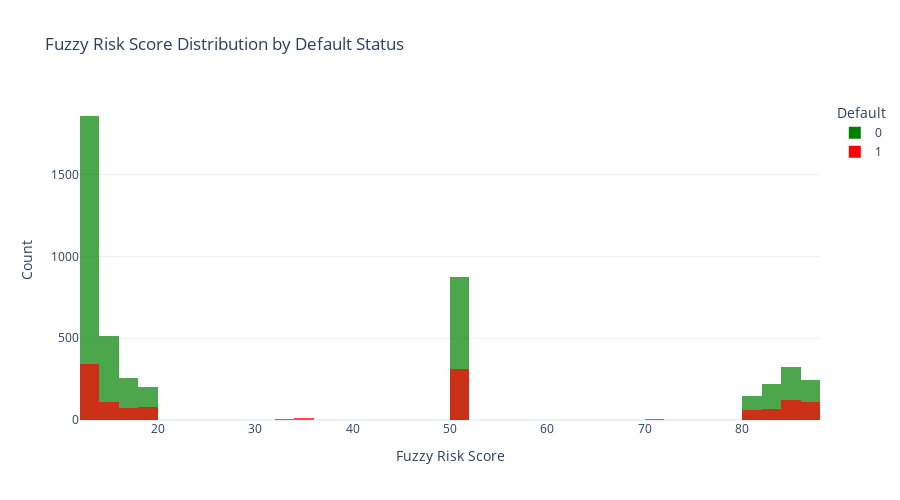
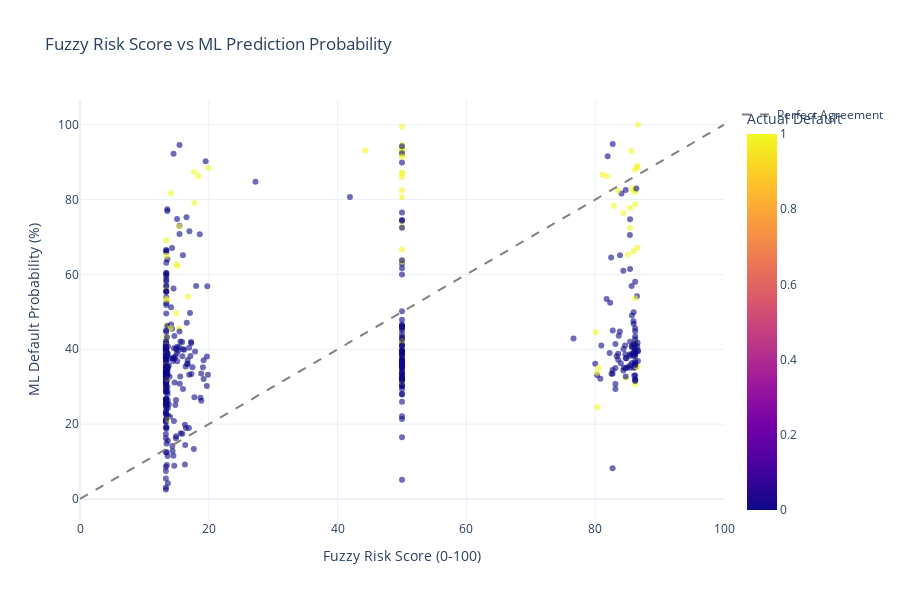
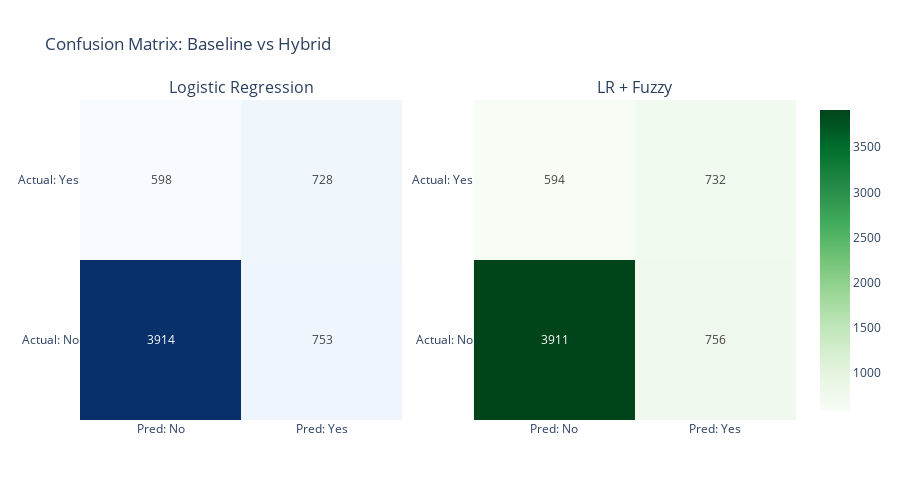
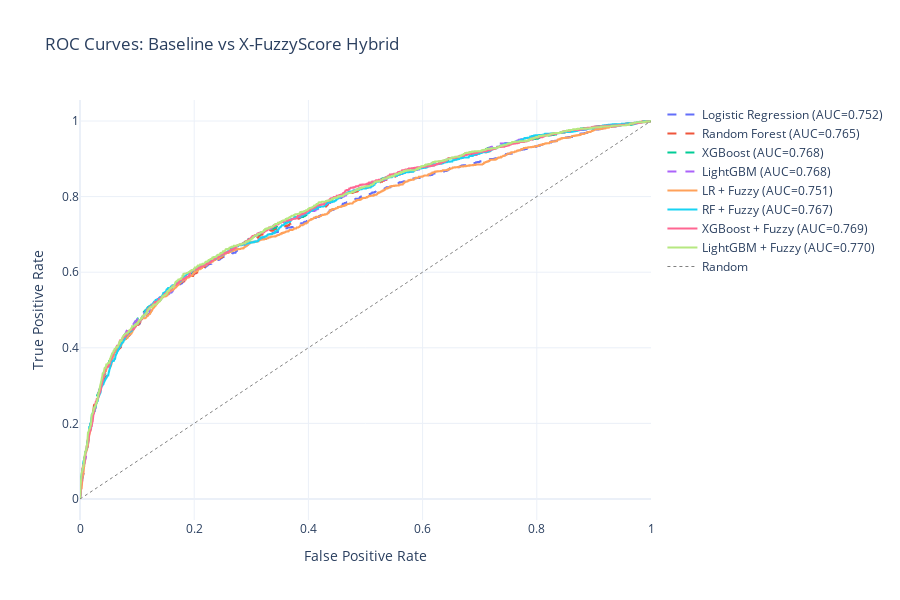

Source (notebook cell) for these figures, in order:
### Markdown cell above
## 7. Interactive Visualizations

Comprehensive visual analysis of model performance and risk distributions.

### Code cell
# Interactive Visualization Dashboard

# Prepare visualization data
viz_df = pd.DataFrame({
    'Sample_ID': range(len(y_test)),
    'Actual_Default': y_test.values,
    'Fuzzy_Risk_Score': fuzzy_scores_test * 100,
    'ML_Probability': best_hybrid_model.predict_proba(X_test_hybrid)[:, 1] * 100,
    'Prediction': best_hybrid_model.predict(X_test_hybrid)
})

viz_df['Risk_Category'] = pd.cut(
    viz_df['Fuzzy_Risk_Score'],
    bins=[0, 33, 66, 100],
    labels=['Low Risk', 'Medium Risk', 'High Risk']
)

# Visualization 1: Risk Score Distribution
fig = px.histogram(
    viz_df, x='Fuzzy_Risk_Score', color='Actual_Default',
    nbins=50, title='Fuzzy Risk Score Distribution by Default Status',
    labels={'Fuzzy_Risk_Score': 'Fuzzy Risk Score (0-100)', 'Actual_Default': 'Default'},
    barmode='overlay', opacity=0.7,
    color_discrete_map={0: 'green', 1: 'red'}
)
fig.update_layout(xaxis_title='Fuzzy Risk Score', yaxis_title='Count', 
                  template='plotly_white', height=500)
fig.show()

# Visualization 2: Fuzzy vs ML Probability
fig = px.scatter(
    viz_df.sample(min(500, len(viz_df))),
    x='Fuzzy_Risk_Score', y='ML_Probability',
    color='Actual_Default',
    title='Fuzzy Risk Score vs ML Prediction Probability',
    labels={'Fuzzy_Risk_Score': 'Fuzzy Risk Score (0-100)',
            'ML_Probability': 'ML Default Probability (%)',
            'Actual_Default': 'Actual Default'},
    color_discrete_map={0: 'blue', 1: 'red'},
    opacity=0.6, hover_data=['Sample_ID', 'Risk_Category']
)
fig.add_trace(go.Scatter(x=[0, 100], y=[0, 100], mode='lines',
                         line=dict(color='gray', dash='dash'),
                         name='Perfect Agreement'))
fig.update_layout(template='plotly_white', height=600)
fig.show()

# Visualization 3: Confusion Matrices
baseline_name = list(baseline_results.keys())[0]
baseline_pred = baseline_results[baseline_name]['y_pred']
hybrid_pred = best_hybrid_model.predict(X_test_hybrid)

cm_baseline = confusion_matrix(y_test, baseline_pred)
cm_hybrid = confusion_matrix(y_test, hybrid_pred)

fig = make_subplots(
    rows=1, cols=2,
    subplot_titles=(f'{baseline_name}', f'{best_hybrid_name}'),
    specs=[[{'type': 'heatmap'}, {'type': 'heatmap'}]]
)

fig.add_trace(
    go.Heatmap(z=cm_baseline, x=['Pred: No', 'Pred: Yes'], y=['Actual: No', 'Actual: Yes'],
               colorscale='Blues', showscale=False, text=cm_baseline, texttemplate='%{text}'),
    row=1, col=1
)

fig.add_trace(
    go.Heatmap(z=cm_hybrid, x=['Pred: No', 'Pred: Yes'], y=['Actual: No', 'Actual: Yes'],
               colorscale='Greens', text=cm_hybrid, texttemplate='%{text}'),
    row=1, col=2
)

fig.update_layout(title_text='Confusion Matrix: Baseline vs Hybrid',
                  height=500, template='plotly_white')
fig.show()

# Visualization 4: ROC Curves
fig = go.Figure()
colors = px.colors.qualitative.Set1

for i, (model_name, results) in enumerate({**baseline_results, **hybrid_results}.items()):
    if results['y_pred_proba'] is not None:
        fpr, tpr, _ = roc_curve(y_test, results['y_pred_proba'])
        roc_auc = auc(fpr, tpr)
        line_style = 'solid' if 'Fuzzy' in model_name else 'dash'
        
        fig.add_trace(go.Scatter(
            x=fpr, y=tpr, mode='lines',
            name=f"{model_name} (AUC={roc_auc:.3f})",
            line=dict(width=2, dash=line_style)
        ))

fig.add_trace(go.Scatter(x=[0, 1], y=[0, 1], mode='lines',
                         name='Random', line=dict(color='gray', dash='dot', width=1)))

fig.update_layout(
    title='ROC Curves: Baseline vs X-FuzzyScore Hybrid',
    xaxis_title='False Positive Rate', yaxis_title='True Positive Rate',
    template='plotly_white', height=600
)
fig.show()

print("✓ Visualizations complete")

### Figure 1 — Plotly figure (JSON) as saved in the notebook; plotly's stock layout.template omitted (floating-point values rounded to 4 significant figures; data arrays with more than 128 entries replaced by an {"elided": "..."} marker saying what was removed)
{"data": [{"bingroup": "x", "hovertemplate": "Default=0<br>Fuzzy Risk Score (0-100)=%{x}<br>count=%{y}<extra></extra>", "legendgroup": "0", "marker": {"color": "green", "opacity": 0.7, "pattern": {"shape": ""}}, "name": "0", "nbinsx": 50, "orientation": "v", "showlegend": true, "type": "histogram", "x": {"elided": "4667 float values"}, "xaxis": "x", "yaxis": "y"}, {"bingroup": "x", "hovertemplate": "Default=1<br>Fuzzy Risk Score (0-100)=%{x}<br>count=%{y}<extra></extra>", "legendgroup": "1", "marker": {"color": "red", "opacity": 0.7, "pattern": {"shape": ""}}, "name": "1", "nbinsx": 50, "orientation": "v", "showlegend": true, "type": "histogram", "x": {"elided": "1326 float values"}, "xaxis": "x", "yaxis": "y"}], "layout": {"barmode": "overlay", "height": 500, "legend": {"title": {"text": "Default"}, "tracegroupgap": 0}, "title": {"text": "Fuzzy Risk Score Distribution by Default Status"}, "xaxis": {"anchor": "y", "domain": [0, 1], "title": {"text": "Fuzzy Risk Score"}}, "yaxis": {"anchor": "x", "domain": [0, 1], "title": {"text": "Count"}}}}

### Figure 2 — Plotly figure (JSON) as saved in the notebook; plotly's stock layout.template omitted (floating-point values rounded to 4 significant figures; data arrays with more than 128 entries replaced by an {"elided": "..."} marker saying what was removed)
{"data": [{"customdata": {"elided": "500x2 mixed values"}, "hovertemplate": "Fuzzy Risk Score (0-100)=%{x}<br>ML Default Probability (%)=%{y}<br>Sample_ID=%{customdata[0]}<br>Risk_Category=%{customdata[1]}<br>Actual Default=%{marker.color}<extra></extra>", "legendgroup": "", "marker": {"color": {"elided": "500 int values"}, "coloraxis": "coloraxis", "opacity": 0.6, "symbol": "circle"}, "mode": "markers", "name": "", "orientation": "v", "showlegend": false, "type": "scatter", "x": {"elided": "500 float values"}, "xaxis": "x", "y": {"elided": "500 float values"}, "yaxis": "y"}, {"line": {"color": "gray", "dash": "dash"}, "mode": "lines", "name": "Perfect Agreement", "type": "scatter", "x": [0, 100], "y": [0, 100]}], "layout": {"coloraxis": {"colorbar": {"title": {"text": "Actual Default"}}, "colorscale": [[0, "#0d0887"], [0.1111, "#46039f"], [0.2222, "#7201a8"], [0.3333, "#9c179e"], [0.4444, "#bd3786"], [0.5556, "#d8576b"], [0.6667, "#ed7953"], [0.7778, "#fb9f3a"], [0.8889, "#fdca26"], [1, "#f0f921"]]}, "height": 600, "legend": {"tracegroupgap": 0}, "title": {"text": "Fuzzy Risk Score vs ML Prediction Probability"}, "xaxis": {"anchor": "y", "domain": [0, 1], "title": {"text": "Fuzzy Risk Score (0-100)"}}, "yaxis": {"anchor": "x", "domain": [0, 1], "title": {"text": "ML Default Probability (%)"}}}}

### Figure 3 — Plotly figure (JSON) as saved in the notebook; plotly's stock layout.template omitted (floating-point values rounded to 4 significant figures)
{"data": [{"colorscale": [[0, "rgb(247,251,255)"], [0.125, "rgb(222,235,247)"], [0.25, "rgb(198,219,239)"], [0.375, "rgb(158,202,225)"], [0.5, "rgb(107,174,214)"], [0.625, "rgb(66,146,198)"], [0.75, "rgb(33,113,181)"], [0.875, "rgb(8,81,156)"], [1, "rgb(8,48,107)"]], "showscale": false, "text": [[3914, 753], [598, 728]], "texttemplate": "%{text}", "type": "heatmap", "x": ["Pred: No", "Pred: Yes"], "xaxis": "x", "y": ["Actual: No", "Actual: Yes"], "yaxis": "y", "z": [[3914, 753], [598, 728]]}, {"colorscale": [[0, "rgb(247,252,245)"], [0.125, "rgb(229,245,224)"], [0.25, "rgb(199,233,192)"], [0.375, "rgb(161,217,155)"], [0.5, "rgb(116,196,118)"], [0.625, "rgb(65,171,93)"], [0.75, "rgb(35,139,69)"], [0.875, "rgb(0,109,44)"], [1, "rgb(0,68,27)"]], "text": [[3911, 756], [594, 732]], "texttemplate": "%{text}", "type": "heatmap", "x": ["Pred: No", "Pred: Yes"], "xaxis": "x2", "y": ["Actual: No", "Actual: Yes"], "yaxis": "y2", "z": [[3911, 756], [594, 732]]}], "layout": {"annotations": [{"font": {"size": 16}, "showarrow": false, "text": "Logistic Regression", "x": 0.225, "xanchor": "center", "xref": "paper", "y": 1, "yanchor": "bottom", "yref": "paper"}, {"font": {"size": 16}, "showarrow": false, "text": "LR + Fuzzy", "x": 0.775, "xanchor": "center", "xref": "paper", "y": 1, "yanchor": "bottom", "yref": "paper"}], "height": 500, "title": {"text": "Confusion Matrix: Baseline vs Hybrid"}, "xaxis": {"anchor": "y", "domain": [0, 0.45]}, "xaxis2": {"anchor": "y2", "domain": [0.55, 1]}, "yaxis": {"anchor": "x", "domain": [0, 1]}, "yaxis2": {"anchor": "x2", "domain": [0, 1]}}}

### Figure 4 — Plotly figure (JSON) as saved in the notebook; plotly's stock layout.template omitted (floating-point values rounded to 4 significant figures; data arrays with more than 128 entries replaced by an {"elided": "..."} marker saying what was removed)
{"data": [{"line": {"dash": "dash", "width": 2}, "mode": "lines", "name": "Logistic Regression (AUC=0.752)", "type": "scatter", "x": {"elided": "1682 float values"}, "y": {"elided": "1682 float values"}}, {"line": {"dash": "dash", "width": 2}, "mode": "lines", "name": "Random Forest (AUC=0.765)", "type": "scatter", "x": {"elided": "1651 float values"}, "y": {"elided": "1651 float values"}}, {"line": {"dash": "dash", "width": 2}, "mode": "lines", "name": "XGBoost (AUC=0.768)", "type": "scatter", "x": {"elided": "1662 float values"}, "y": {"elided": "1662 float values"}}, {"line": {"dash": "dash", "width": 2}, "mode": "lines", "name": "LightGBM (AUC=0.768)", "type": "scatter", "x": {"elided": "1649 float values"}, "y": {"elided": "1649 float values"}}, {"line": {"dash": "solid", "width": 2}, "mode": "lines", "name": "LR + Fuzzy (AUC=0.751)", "type": "scatter", "x": {"elided": "1700 float values"}, "y": {"elided": "1700 float values"}}, {"line": {"dash": "solid", "width": 2}, "mode": "lines", "name": "RF + Fuzzy (AUC=0.767)", "type": "scatter", "x": {"elided": "1610 float values"}, "y": {"elided": "1610 float values"}}, {"line": {"dash": "solid", "width": 2}, "mode": "lines", "name": "XGBoost + Fuzzy (AUC=0.769)", "type": "scatter", "x": {"elided": "1646 float values"}, "y": {"elided": "1646 float values"}}, {"line": {"dash": "solid", "width": 2}, "mode": "lines", "name": "LightGBM + Fuzzy (AUC=0.770)", "type": "scatter", "x": {"elided": "1668 float values"}, "y": {"elided": "1668 float values"}}, {"line": {"color": "gray", "dash": "dot", "width": 1}, "mode": "lines", "name": "Random", "type": "scatter", "x": [0, 1], "y": [0, 1]}], "layout": {"height": 600, "title": {"text": "ROC Curves: Baseline vs X-FuzzyScore Hybrid"}, "xaxis": {"title": {"text": "False Positive Rate"}}, "yaxis": {"title": {"text": "True Positive Rate"}}}}
